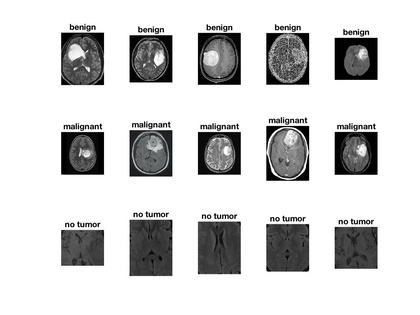
%> input picture inputImages.jpg, 420 x 315 px, shrunk from 1167 x 875 before the run
$ octave --eval "result = clusteringAlgo(imread('inputImages.jpg'));"   (GNU Octave 9; MATLAB toolbox functions it lacks are replaced by stand-ins)
%> lines starting %> are read from the running program, lines starting %| are printed output that depends on the picture; in (x1, y1, x2, y2) boxes, pixels count from 0 and x2, y2 are one past the last pixel; in counts of white or black regions, pixels touching at a corner belong together; the program's own positions count from 1
function [lb,center] = clusteringAlgo(im)
% function [lb, center] = clusteringAlgo(im)
% input
    % im - input image to be clustered
% outputs
    % lb - labeled image / clustered image
    % center - array of cluster centers.

    im = double(im);
    red = im(:,:,1);
    green = im(:,:,2);
    blue = im(:,:,3);

    array = [red(:),green(:),blue(:)];
    i = 0;
    j=0;
    tic
    while(true)
        seed(1) = mean(array(:,1));
        seed(2) = mean(array(:,2));
        seed(3) = mean(array(:,3));
        i = i+1;
        while(true)
            j = j+1;
            seedvec = repmat(seed, [size(array, 1), 1]);
            dist = sum((sqrt((array-seedvec).^2)),2);
            distThresh = 0.25 * max(dist);
            qualified = dist < distThresh;
            newred = array(:,1);
            newgreen = array(:,2);
            newblue = array(:,3);

            newseed(1) = mean(newred(qualified));
            newseed(2) = mean(newgreen(qualified));
            newseed(3) = mean(newblue(qualified));

            if isnan(newseed)
                break;
            end

            if (seed == newseed) | j>10
                j=0;
                array(qualified,:) = [];
                center(i,:) = newseed;
                break;
            end
            seed = newseed;
        end

        if isempty(array) || i>10
            i = 0;
            break;
        end

    end
%> after the loop, array = 505 rows, first 12: [186 186 186; 190 190 190; 186 186 186; 186 186 186; 187 187 187; 178 178 178; 179 179 179; 179 179 179; 187 187 187; 189 189 189; 185 185 185; 178 178 178]; center = [254 254 254; 64.7 64.8 64.83; 118.1 118.5 118.6; 8.26 8.33 8.31; 168.2 168.4 168.5; 154.6 154.9 154.9; 181.4 181.5 181.6]; i = 0; j = 4; newseed = [NaN NaN NaN]; seed = [181.1 181.4 181.5]
    toc
    centers = sqrt(sum((center.^2),2));
%> centers = [439.9; 112.2; 205.1; 14.37; 291.6; 268.2; 314.4]
    [centers,idx]= sort(centers);
%> centers = [14.37; 112.2; 205.1; 268.2; 291.6; 314.4; 439.9]; idx = [4; 2; 3; 6; 5; 7; 1]


    while(true)
    newcenter = diff(centers);
    intercluster =25;
    a = (newcenter<=intercluster);
    centers(a,:) = [];
    idx(a,:)=[];
    if nnz(a)==0
        break;
    end

    end
%> this loop made 2 passes
%> (newcenter, a) on passes 1 to 2: ([97.82; 92.87; 63.1; 23.45; 22.75; 125.5], [false; false; false; true; true; false]), ([97.82; 92.87; 109.3; 125.5], [false; false; false; false])
%> after the loop, centers = [14.37; 112.2; 205.1; 314.4; 439.9]; idx = [4; 2; 3; 7; 1]
    center1 = center;
%> center1 has the same summary as center
    center = center1(idx,:);
%> center = [8.26 8.33 8.31; 64.7 64.8 64.83; 118.1 118.5 118.6; 181.4 181.5 181.6; 254 254 254]

    vecred = repmat(red(:),[1,size(center,1)]);
    vecgreen = repmat(green(:),[1,size(center,1)]);
    vecblue = repmat(blue(:),[1,size(center,1)]);

    distred = (vecred - repmat(center(:,1)',[numel(red),1])).^2;
    distgreen = (vecgreen - repmat(center(:,2)',[numel(red),1])).^2;
    distblue = (vecblue - repmat(center(:,3)',[numel(red),1])).^2;

    distance = sqrt(distred+distgreen+distblue);
    [~,label_vector] = min(distance,[],2);
    lb = reshape(label_vector,size(red));
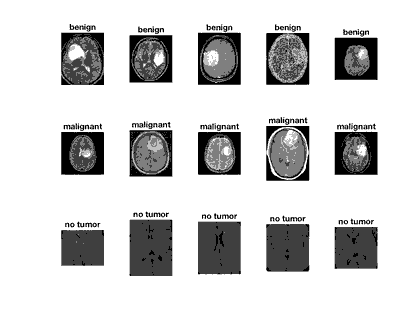
%> lb: size 315x420 double; min 1, max 5, mean 4.29; drawn with min black and max white

    for i = 1: length(center)
        subplot(1, length(center), i);
        imshow(lb == i)
    end
%> this loop made 5 passes
%> pass 1, in clusteringAlgo, `imshow(lb == i)`:
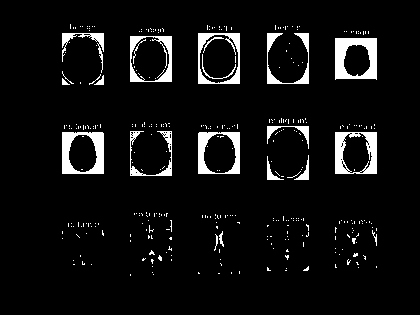
%> displayed picture: size 315x420 logical; 6.1% white; 366 white regions (346 under 20 px), largest, box (x1, y1, x2, y2) and area: (335, 38, 377, 80) 1070, (62, 132, 104, 174) 948, (335, 132, 377, 174) 922
%> pass 2, in clusteringAlgo, `imshow(lb == i)`:
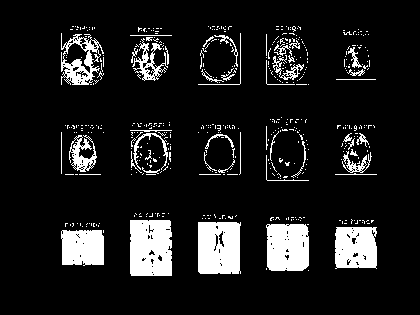
%> displayed picture: size 315x420 logical; 11.2% white; 496 white regions (449 under 20 px), largest, box (x1, y1, x2, y2) and area: (130, 220, 172, 276) 2228, (198, 222, 241, 274) 2099, (266, 224, 309, 271) 1883
%> `result = clusteringAlgo(imread('inputImages.jpg'));`:
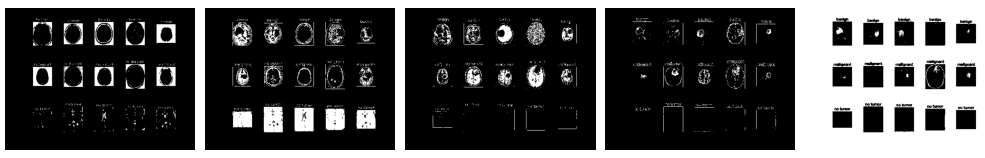
%> figure redrawn from the program's plot data, 5 panels


return

$ run again, on roc.jpg
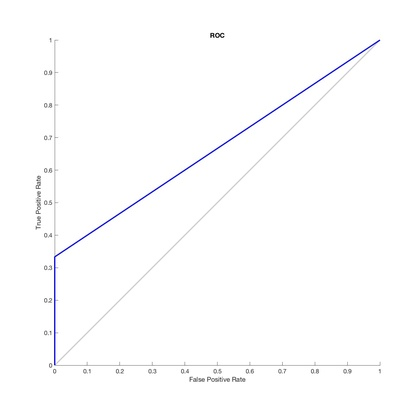
%> input picture roc.jpg, 420 x 420 px, shrunk from 1458 x 1458 before the run
%> after the loop in clusteringAlgo, `while(true)`: array = [103 105 190; 148 147 255; 115 115 225; 146 146 255; 147 148 255; 137 138 246; 116 116 190; 118 118 188]; center = [254.5 254.5 254.5; 171.5 171.7 191; 74.81 73.31 170.5; 111.6 111.7 111.6; 27.76 27.41 123.4; 135.6 135.5 135.5; 57.81 57.81 57.81; 121.5 122.5 230.5]; i = 0; j = 3; newseed = [NaN NaN NaN]; seed = [128.8 129.1 225.5]
%> in clusteringAlgo, `centers = sqrt(sum((center.^2),2));`: centers = [440.8; 308.9; 200.1; 193.3; 129.4; 234.7; 100.1; 287.9]
%> in clusteringAlgo, `[centers,idx]= sort(centers);`: centers = [100.1; 129.4; 193.3; 200.1; 234.7; 287.9; 308.9; 440.8]; idx = [7; 5; 4; 3; 6; 8; 2; 1]
%> the loop in clusteringAlgo, `while(true)` made 2 passes
%> (newcenter, a) on passes 1 to 2: ([29.3; 63.92; 6.76; 34.64; 53.18; 20.95; 131.9], [false; false; true; false; false; true; false]), ([29.3; 70.68; 34.64; 74.13; 131.9], [false; false; false; false; false])
%> after the loop in clusteringAlgo, `while(true)`: centers = [100.1; 129.4; 200.1; 234.7; 308.9; 440.8]; idx = [7; 5; 3; 6; 2; 1]
%> center1 has the same summary as center
%> in clusteringAlgo, `center = center1(idx,:);`: center = [57.81 57.81 57.81; 27.76 27.41 123.4; 74.81 73.31 170.5; 135.6 135.5 135.5; 171.5 171.7 191; 254.5 254.5 254.5]
%> the loop in clusteringAlgo, `for i = 1: length(center)` made 6 passes
%> pass 1, in clusteringAlgo, `imshow(lb == i)`:
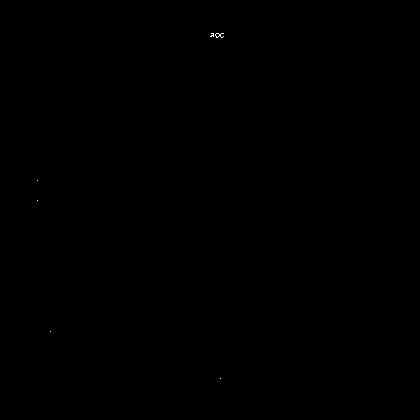
%> displayed picture: size 420x420 logical; 0.02% white in thin lines or dots, all inside (x1, y1, x2, y2) = (37, 33, 224, 379)
%> pass 2, in clusteringAlgo, `imshow(lb == i)`:
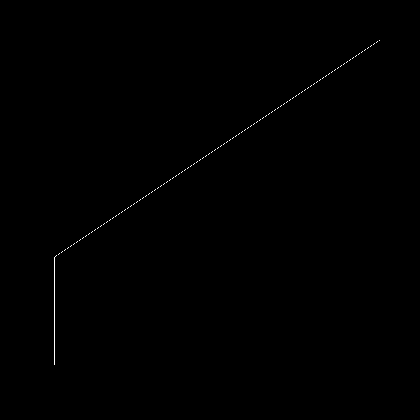
%> displayed picture: size 420x420 logical; 0.18% white in thin lines or dots, all inside (x1, y1, x2, y2) = (54, 40, 380, 365)
